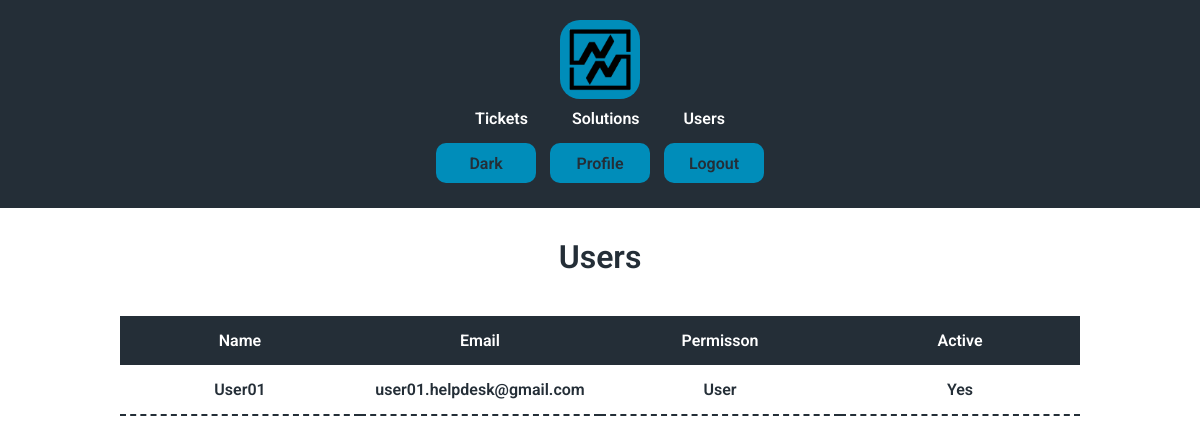
The page /users (signed in) on the database as committed earlier.
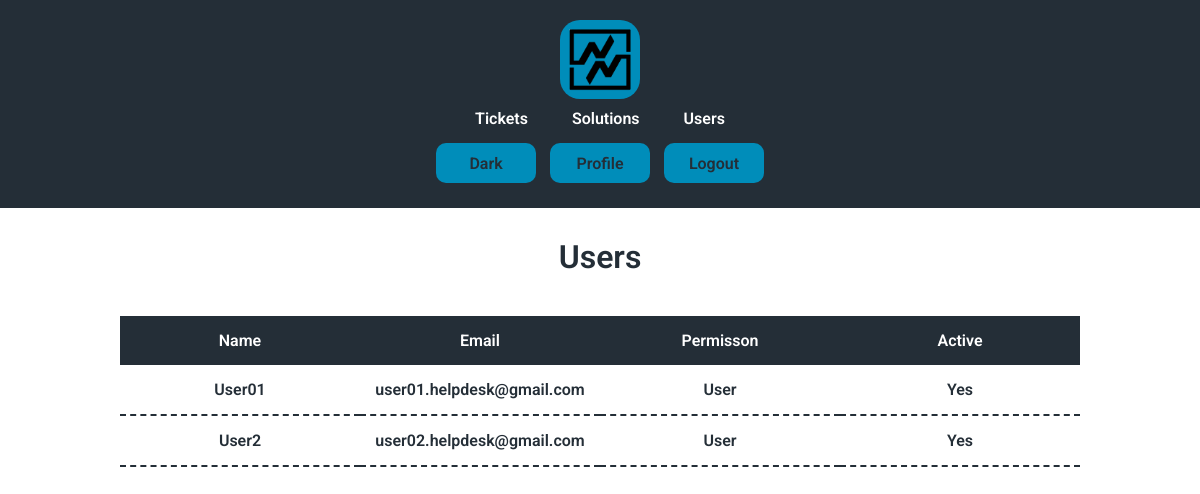
The same page on the database as committed later.
### tables this page shows
CREATE TABLE users (id INTEGER PRIMARY KEY AUTOINCREMENT NOT NULL, name TEXT NOT NULL, hash TEXT NOT NULL, permission INTEGER DEFAULT 4 NOT NULL, active BLOB DEFAULT 0 NOT NULL, email TEXT NOT NULL);

### app.py (the view)
@app.route("/users")
@login_required
def users():
    userID = session.get("user_id")
    users = db.execute("SELECT * FROM users WHERE id > 1 AND id != ?", userID)
    return render_template("users.html", users = users, role = role)

### app.py (called while the page is built)
def login_required(f):
    @wraps(f)
    def decorated_function(*args, **kwargs):
        if not session.get("user_id"):
            return redirect("/") # Redirect to the login page or wherever necessary
        return f(*args, **kwargs)  # Proceed with the actual route if logged in
    return decorated_function

### templates/users.html (shortened to what this page needs)
{% extends "layout.html" %}
{% block h1 %}<h1>Users</h1>{% endblock %}
{% block body %}
<div class="main">
    <table class="select">
        <thead>
            <tr>
                <th>Name</th>
                <th>Email</th>
                <th class="none">Permisson</th>
                <th class="none">Active</th>
            </tr>
        </thead>
        <tbody>
            {% for user in users %}
            {% if user['permission'] == 5 %}
            <tr>
                <td> {{ user["name"] }}</td>
                <td> {{ user["email"] }}</td>
                <td class="none"> {{ role[user["permission"]] }}</td>
                {% if user["active"] == 0 %}
                <td class="none">Yes</td>
                {% else %}
                <td class="none">No</td>
                {% endif %}
            </tr>
            {% else %}
            <tr onclick="clickButtonID('{{ user['id'] }}')">
                <td> {{ user["name"] }}</td>
                <td> {{ user["email"] }}</td>
                <td class="none"> {{ role[user["permission"]] }}</td>
                {% if user["active"] == 0 %}
                <td class="none">Yes</td>
                {% else %}
                <td class="none">No</td>
                {% endif %}
            </tr>
            {% endif %}
            {% endfor %}
        </tbody>
    </table>
</div>
{% endblock %}

Rows that differ between the two databases and show on the page:
added users: name "User2", email "user02.helpdesk@gmail.com", permission "User", active "Yes"
